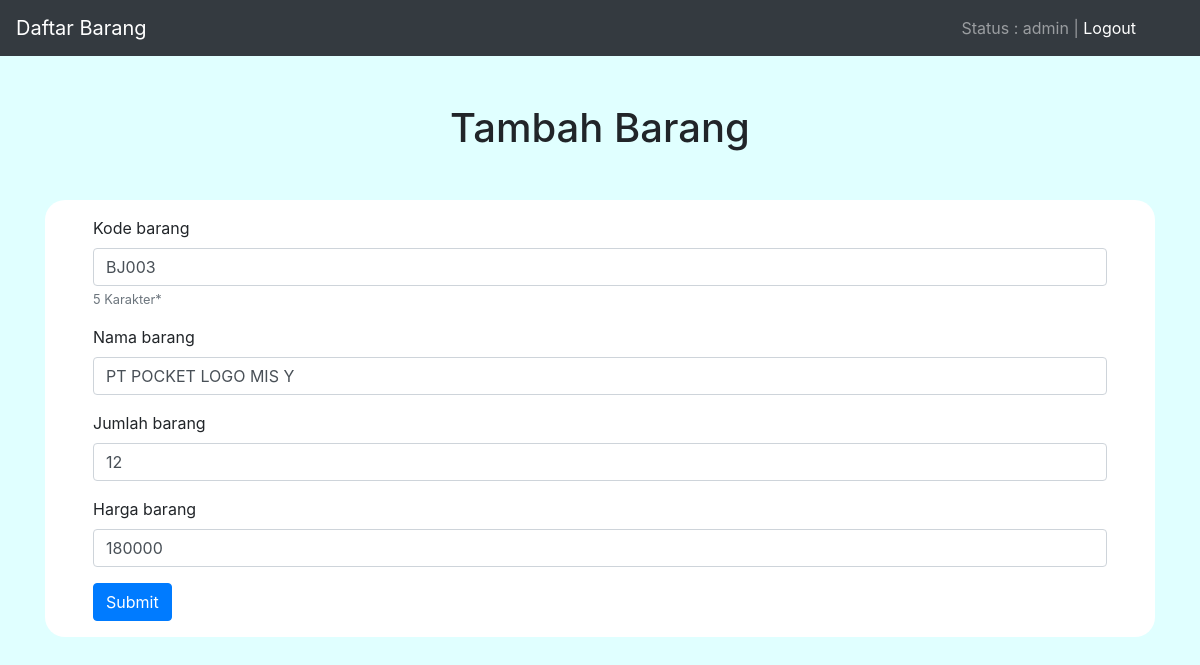
The page /homepage/ubah.php?kode=BJ003 (signed in) on the database its author committed.
### tables this page shows
CREATE TABLE `barang` (
  `barang_kode` varchar(5) NOT NULL,
  `barang_nama` varchar(50) NOT NULL,
  `barang_jumlah` int(10) NOT NULL,
  `barang_harga` int(10) NOT NULL
);

### homepage/functions.php (called while the page is built, shortened)
<?php
$db = mysqli_connect("localhost", "root", "", "crudsession");
function query ($query){
	global $db;
	$result = mysqli_query( $db, $query );
	$rows = [];
	while ($row=mysqli_fetch_assoc($result)) {
		$rows[] = $row;
	}
	return $rows;
}
 ?>

### homepage/ubah.php (the view, shortened to what this page needs)
<?php
require 'functions.php';
$kode = $_GET["kode"];
$barang = query("SELECT * FROM barang WHERE barang_kode = '$kode'")[0];
 ?>
<!doctype html>
<html lang="en">
<head>
    <link rel="stylesheet" href="https://maxcdn.bootstrapcdn.com/bootstrap/4.0.0/css/bootstrap.min.css"
>
</head>
<body>
    <nav class="navbar navbar-expand-lg navbar-dark bg-dark">
    <a class="navbar-brand" href="index.php">Daftar Barang</a>
      <div class="collapse navbar-collapse" id="navbarText">
        <span class="navbar-text pr-5">
          Status : <?php echo $_SESSION['user_level']; ?> | <a href="logout.php">Logout</a>
        </span>
      </div>
    </nav>
    <h1 class="mt-5 mb-5 text-center">Tambah Barang</h1>
    <div class="container">
        <div class="row">
            <div class="col-md-12">
                <div class="pr-5 pl-5 pt-3 pb-3 table100">
                    <form action="" method="post">
                      <div class="form-group">
                        <label for="kode">Kode barang</label>
                        <input type="text" class="form-control" id="kode" name="kode" placeholder="Masukkan kode barang" required minlength="5" maxlength="5" value="<?php echo $barang['barang_kode'] ?>">
                        <small id="emailHelp" class="form-text text-muted" style="color: red">5 Karakter*</small>
                      </div>
                      <div class="form-group">
                        <label for="nama">Nama barang</label>
                        <input type="text" class="form-control" id="nama" name="nama" placeholder="Masukkan nama barang" required minlength="3" maxlength="20" value="<?php echo $barang['barang_nama'] ?>">
                      </div>
                      <div class="form-group">
                        <label for="jumlah">Jumlah barang</label>
                        <input type="number" class="form-control" id="jumlah" name="jumlah" placeholder="Masukkan jumlah barang" required value="<?php echo $barang['barang_jumlah'] ?>">
                      </div>
                      <div class="form-group">
                        <label for="harga">Harga barang</label>
                        <input type="number" class="form-control" id="harga" name="harga" placeholder="Masukkan harga barang" required value="<?php echo $barang['barang_harga'] ?>">
                      </div>
                      <button type="submit" class="btn btn-primary" name="submit">Submit</button>
                    </form>
                </div>
            </div>
        </div>
    </div>
</body>
</html>

### homepage/ubah.php (style rules this page uses)
body { background-color: #E0FFFF; }
.table100 { background-color: white; border-radius: 20px; }

### rows shown on the page
barang: kode "BJ003", nama "PT POCKET LOGO MIS Y", jumlah "12", harga "180000"

### other values the page prints
$_SESSION['user_level'] "admin"
